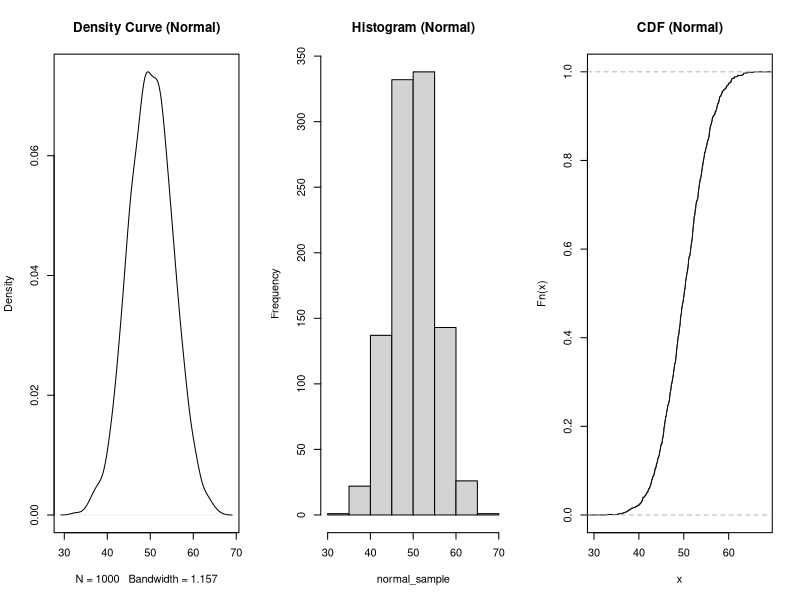
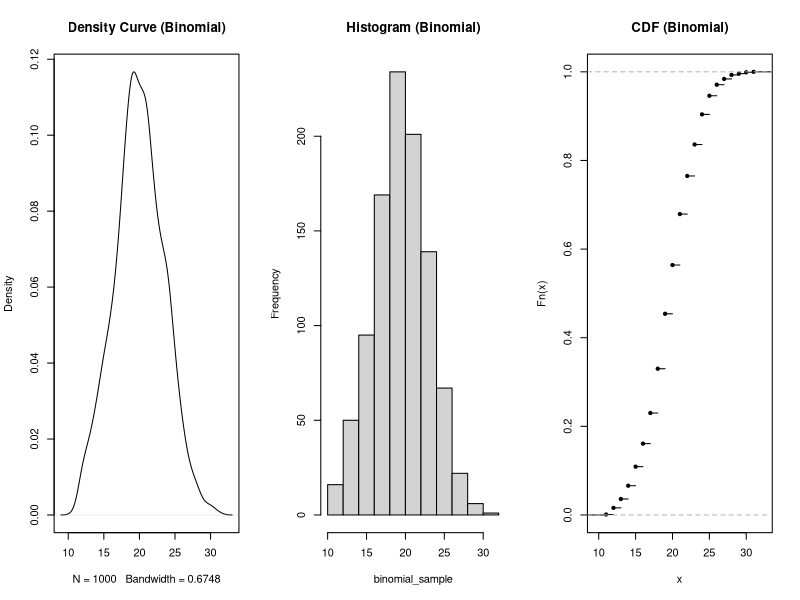
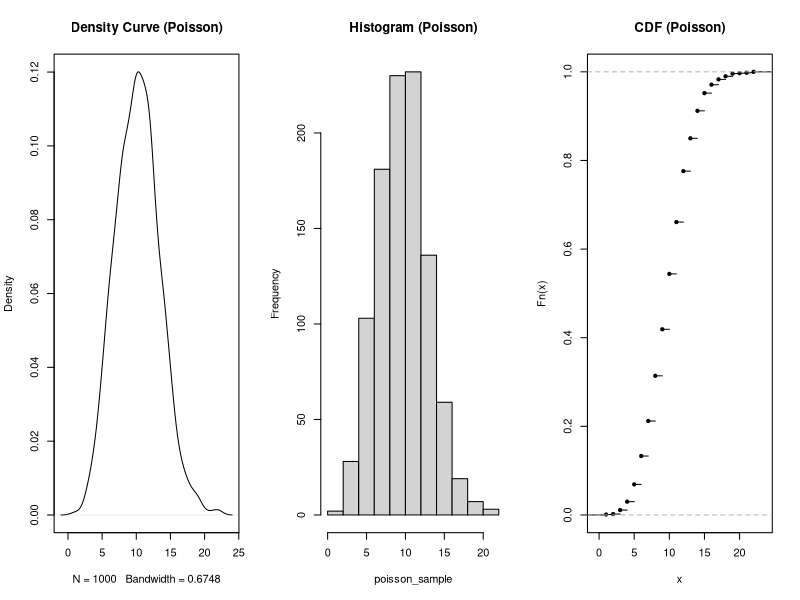

Here is the R script that generated these plots, in order:
# (i) Normal distribution with mean 50 and standard deviation 5
normal_sample <- rnorm(1000, mean = 50, sd = 5)

# (ii) Binomial distribution with n=50 and p=0.4
binomial_sample <- rbinom(1000, size = 50, prob = 0.4)

# (iii) Poisson distribution with mean 10
poisson_sample <- rpois(1000, lambda = 10)

# Plot density curve, histogram, and cumulative distribution function for normal sample
par(mfrow = c(1, 3))
plot(density(normal_sample), main = "Density Curve (Normal)")
hist(normal_sample, main = "Histogram (Normal)")
plot(ecdf(normal_sample), main = "CDF (Normal)")

# Plot density curve, histogram, and cumulative distribution function for binomial sample
par(mfrow = c(1, 3))
plot(density(binomial_sample), main = "Density Curve (Binomial)")
hist(binomial_sample, main = "Histogram (Binomial)")
plot(ecdf(binomial_sample), main = "CDF (Binomial)")

# Plot density curve, histogram, and cumulative distribution function for Poisson sample
par(mfrow = c(1, 3))
plot(density(poisson_sample), main = "Density Curve (Poisson)")
hist(poisson_sample, main = "Histogram (Poisson)")
plot(ecdf(poisson_sample), main = "CDF (Poisson)")

